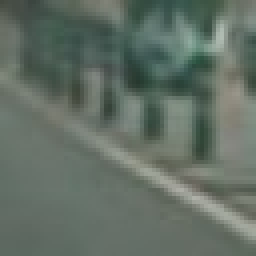
#> input picture 43_object_detection/non-vehicles_smallset/notcars1/image0004.jpeg, 64 x 64 px (shown 4 times larger); its folder holds only this picture in this run
$ jupyter execute --allow-errors Classification.ipynb
#> lines starting #> are read from the running program, lines starting #| are printed output that depends on the picture
[cell 1]
import matplotlib.image as mpimg
import matplotlib.pyplot as plt
import numpy as np
import cv2
import glob
import time
from skimage.feature import hog
from sklearn.svm import LinearSVC
from sklearn.preprocessing import StandardScaler
from sklearn.model_selection import train_test_split

[cell 2]
# Read in car and non-car images
images = glob.glob('non-vehicles_smallset/*/*.jpeg')
images.extend(glob.glob('vehicles_smallset/*/*.jpeg'))
cars = []
notcars = []
for image in images:
    if 'image' in image or 'extra' in image:
        notcars.append(image)
    else:
        cars.append(image)

## Color Classify

[cell 3]
# Define a function to compute binned color features
# no of features = size_x * size_y * 3
def bin_spatial(img, size=(32, 32)):
    features = cv2.resize(img, size).ravel()
    return features

[cell 4]
# Define a function to compute color histogram features
def color_hist(img, nbins=32, bins_range=(0, 256)):
    # Compute the histogram of the color channels separately
    channel1_hist = np.histogram(img[:,:,0], bins=nbins, range=bins_range)
    channel2_hist = np.histogram(img[:,:,1], bins=nbins, range=bins_range)
    channel3_hist = np.histogram(img[:,:,2], bins=nbins, range=bins_range)
    # Concatenate the histograms into a single feature vector
    hist_features = np.concatenate((channel1_hist[0], channel2_hist[0], channel3_hist[0]))
    # Return the individual histograms, bin_centers and feature vector
    return hist_features

[cell 5]
# Define a function to extract features from a list of images
def extract_features(imgs, cspace='RGB', spatial_size=(32, 32),
                        hist_bins=32, hist_range=(0, 256)):
    # Create a list to append feature vectors to
    features = []
    # Iterate through the list of images
    for file in imgs:
        # Read in each one by one
        image = mpimg.imread(file)
        # apply color conversion if other than 'RGB'
        if cspace != 'RGB':
            if cspace == 'HSV':
                feature_image = cv2.cvtColor(image, cv2.COLOR_RGB2HSV)
            elif cspace == 'LUV':
                feature_image = cv2.cvtColor(image, cv2.COLOR_RGB2LUV)
            elif cspace == 'HLS':
                feature_image = cv2.cvtColor(image, cv2.COLOR_RGB2HLS)
            elif cspace == 'YUV':
                feature_image = cv2.cvtColor(image, cv2.COLOR_RGB2YUV)
        else: feature_image = np.copy(image)
        # Apply bin_spatial() to get spatial color features
        spatial_features = bin_spatial(feature_image, size=spatial_size)
        # Apply color_hist() also with a color space option now
        hist_features = color_hist(feature_image, nbins=hist_bins, bins_range=hist_range)
        # Append the new feature vector to the features list
        features.append(np.concatenate((spatial_features, hist_features)))
    # Return list of feature vectors
    return features

[cell 6]
# parameters
spatial = 16
histbin = 32

[cell 7]
car_features = extract_features(cars, cspace='RGB', spatial_size=(spatial, spatial),
                        hist_bins=histbin, hist_range=(0, 256))
notcar_features = extract_features(notcars, cspace='RGB', spatial_size=(spatial, spatial),
                        hist_bins=histbin, hist_range=(0, 256))
#> call 2 of extract_features, with cspace = 'RGB', spatial_size = (16, 16), hist_bins = 32, hist_range = (0, 256)
#> in extract_features, image is the input picture: shape (64, 64, 3); mean R, G, B 98.6, 110.8, 101
#> in bin_spatial, `features = cv2.resize(img, size).ravel()`: features = 768 values, max 167 at index 136, min 44 at index 216, mean 103.6
#> in extract_features (call 2), `spatial_features = bin_spatial(feature_image, size=spatial_size)`: spatial_features has the same summary as features in bin_spatial
#> in color_hist, `hist_features = np.concatenate((channel1_hist[0], channel2_hist[0], ch..`: hist_features = 96 values, max 1074 at index 12, min 0 at index 0, mean 128
#> pass 2 of the loop in extract_features, `for file in imgs:`:
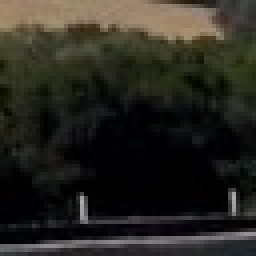
#> input picture 43_object_detection/non-vehicles_smallset/notcars3/extra00_179.jpeg, 64 x 64 px (shown 4 times larger)
#> in extract_features, image is the input picture: shape (64, 64, 3); mean R, G, B 40.5, 39, 32.2
#> spatial_features = 768 values, max 163 at index 75, min 0 at index 357, mean 37.58
#> in extract_features (call 2), `hist_features = color_hist(feature_image, nbins=hist_bins, bins_range=..`: hist_features = 96 values, max 1247 at index 0, min 0 at index 22, mean 128
#> pass 3 of the loop in extract_features, `for file in imgs:`:
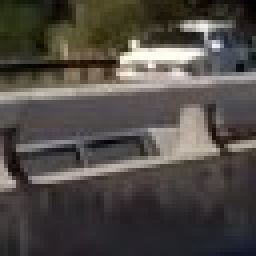
#> input picture 43_object_detection/non-vehicles_smallset/notcars3/extra102_120.jpeg, 64 x 64 px (shown 4 times larger)
#> in extract_features, image is the input picture: shape (64, 64, 3); mean R, G, B 79.7, 75, 70.2
#> spatial_features = 768 values, max 255 at index 171, min 4 at index 104, mean 75.89
#> in extract_features (call 2), `hist_features = color_hist(feature_image, nbins=hist_bins, bins_range=..`: hist_features = 96 values, max 680 at index 69, min 3 at index 58, mean 128
#> the loop made 4 passes; the first 3 are shown

#> (a cell that did not finish here is left out)

[cell 9]
# Split up data into randomized training and test sets
rand_state = np.random.randint(0, 100)
#> (the rest of this cell did not finish here and is left out)

#> (a cell that did not finish here is left out)

[cell 11]
# Use a linear SVC
svc = LinearSVC()
# Check the training time for the SVC
t=time.time()
#> (the rest of this cell did not finish here and is left out)

[cell 12]
# Check the prediction time for a single sample
t=time.time()
n_predict = 10
#> (the rest of this cell did not finish here and is left out)

# HOG Classify

[cell 13]
# Define a function to return HOG features and visualization
def get_hog_features(img, orient, pix_per_cell, cell_per_block,
                        vis=False, feature_vec=True):
    # Call with two outputs if vis==True
    if vis == True:
        features, hog_image = hog(img, orientations=orient, pixels_per_cell=(pix_per_cell, pix_per_cell),
                                  cells_per_block=(cell_per_block, cell_per_block), block_norm= 'L2-Hys',
                                  transform_sqrt=True,
                                  visualise=vis, feature_vector=feature_vec)
        return features, hog_image
    # Otherwise call with one output
    else:
        features = hog(img, orientations=orient, pixels_per_cell=(pix_per_cell, pix_per_cell),
                       cells_per_block=(cell_per_block, cell_per_block), block_norm= 'L2-Hys',
                       transform_sqrt=True,
                       visualize=vis, feature_vector=feature_vec)
        return features

[cell 14]
# Define a function to extract features from a list of images
# Have this function call bin_spatial() and color_hist()
def extract_features(imgs, cspace='RGB', orient=9,
                        pix_per_cell=8, cell_per_block=2, hog_channel=0):
    # Create a list to append feature vectors to
    features = []
    # Iterate through the list of images
    for file in imgs:
        # Read in each one by one
        image = mpimg.imread(file)
        # apply color conversion if other than 'RGB'
        if cspace != 'RGB':
            if cspace == 'HSV':
                feature_image = cv2.cvtColor(image, cv2.COLOR_RGB2HSV)
            elif cspace == 'LUV':
                feature_image = cv2.cvtColor(image, cv2.COLOR_RGB2LUV)
            elif cspace == 'HLS':
                feature_image = cv2.cvtColor(image, cv2.COLOR_RGB2HLS)
            elif cspace == 'YUV':
                feature_image = cv2.cvtColor(image, cv2.COLOR_RGB2YUV)
            elif cspace == 'YCrCb':
                feature_image = cv2.cvtColor(image, cv2.COLOR_RGB2YCrCb)
        else: feature_image = np.copy(image)

        # Call get_hog_features() with vis=False, feature_vec=True
        if hog_channel == 'ALL':
            hog_features = []
            for channel in range(feature_image.shape[2]):
                hog_features.append(get_hog_features(feature_image[:,:,channel],
                                    orient, pix_per_cell, cell_per_block,
                                    vis=False, feature_vec=True))
            hog_features = np.ravel(hog_features)
        else:
            hog_features = get_hog_features(feature_image[:,:,hog_channel], orient,
                        pix_per_cell, cell_per_block, vis=False, feature_vec=True)
        # Append the new feature vector to the features list
        features.append(hog_features)
    # Return list of feature vectors
    return features

[cell 15]
# parameters
colorspace = 'HSV' # Can be RGB, HSV, LUV, HLS, YUV, YCrCb
orient = 9
pix_per_cell = 16
cell_per_block = 2
hog_channel = 0 # Can be 0, 1, 2, or "ALL"

[cell 16]
t=time.time()
car_features = extract_features(cars, cspace=colorspace, orient=orient,
                        pix_per_cell=pix_per_cell, cell_per_block=cell_per_block,
                        hog_channel=hog_channel)
notcar_features = extract_features(notcars, cspace=colorspace, orient=orient,
                        pix_per_cell=pix_per_cell, cell_per_block=cell_per_block,
                        hog_channel=hog_channel)
#> in extract_features (call 2), `feature_image = cv2.cvtColor(image, cv2.COLOR_RGB2HSV)`: feature_image: shape (64, 64, 3); mean H, S, V 62.4, 33.6, 110.8
#> in get_hog_features, `features = hog(img, orientations=orient, pixels_per_cell=(pix_per_cell..`: features = 324 values, max 0.399 at index 99, min 0 at index 17, mean 0.129
#> in get_hog_features, `features = hog(img, orientations=orient, pixels_per_cell=(pix_per_cell..`:
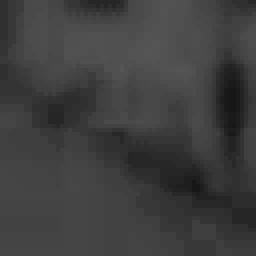
#> img: shape (64, 64) (shown 4 times larger); min 22, max 85, mean 62.4
#> pass 2 of the loop in extract_features, `for file in imgs:`:
#> feature_image: shape (64, 64, 3); mean H, S, V 66.4, 102.4, 42.7
#> in get_hog_features (call 2), `features = hog(img, orientations=orient, pixels_per_cell=(pix_per_cell..`: features = 324 values, max 0.424 at index 130, min 0 at index 7, mean 0.119
#> in get_hog_features (call 2), `features = hog(img, orientations=orient, pixels_per_cell=(pix_per_cell..`:
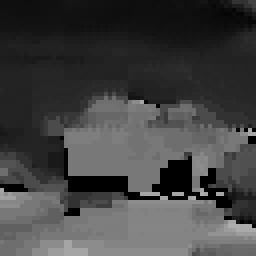
#> img: shape (64, 64) (shown 4 times larger); min 0, max 173, mean 66.4
#> pass 3 of the loop in extract_features, `for file in imgs:`:
#> feature_image: shape (64, 64, 3); mean H, S, V 67.9, 48.7, 80.8
#> in get_hog_features (call 3), `features = hog(img, orientations=orient, pixels_per_cell=(pix_per_cell..`: features = 324 values, max 0.616 at index 22, min 0 at index 239, mean 0.113
#> in get_hog_features (call 3), `features = hog(img, orientations=orient, pixels_per_cell=(pix_per_cell..`:
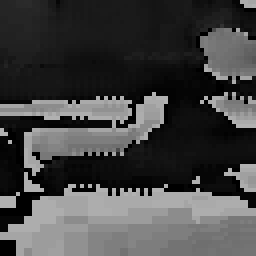
#> img: shape (64, 64) (shown 4 times larger); min 0, max 177, mean 67.9
#> the loop made 4 passes; the first 3 are shown
